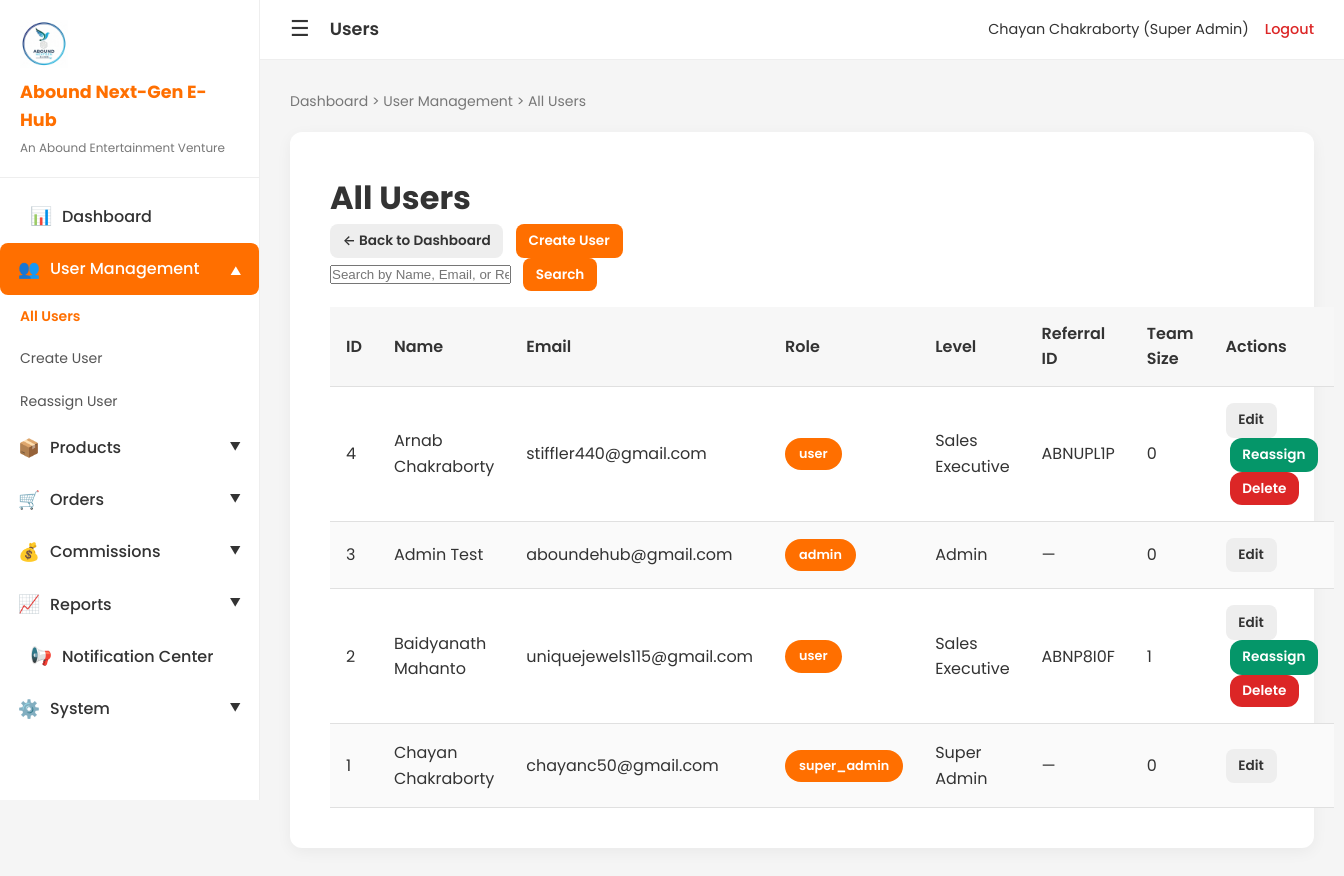
Page /admin-users (signed in) on the committed database.
### app.py (models this page shows, shortened)
class User(db.Model):
    id = db.Column(db.Integer, primary_key=True)
    username = db.Column(db.String(80), unique=True, nullable=False)
    email = db.Column(db.String(120), unique=True, nullable=False)
    password_hash = db.Column(db.String(255), nullable=False)
    full_name = db.Column(db.String(100), nullable=False)
    user_level = db.Column(db.Integer, default=1)  # 1-10 for sales; 0/None = admin/super_admin (no level)
    parent_id = db.Column(db.Integer, db.ForeignKey('user.id'), nullable=True)
    referral_id = db.Column(db.String(12), unique=True, nullable=True)  # ABN + 5 chars
    created_at = db.Column(db.DateTime, default=datetime.utcnow)
    is_active = db.Column(db.Boolean, default=True)
    user_status = db.Column(db.String(20), default='active')  # active, inactive, suspended
    is_admin = db.Column(db.Boolean, default=False)  # Legacy
    user_role = db.Column(db.String(20), default='user')  # user, admin, super_admin
    phone = db.Column(db.String(20), nullable=True)
    address = db.Column(db.String(255), nullable=True)
    position = db.Column(db.String(80), nullable=True)
    children = db.relationship('User', backref=db.backref('parent', remote_side=[id]), lazy='dynamic')
    def get_all_descendants(self):
        descendants = []
        for child in self.children:
            if getattr(child, 'user_role', None) == 'user':
                descendants.append(child)
                descendants.extend(child.get_all_descendants())
        return descendants
    @property
    def level_name(self):
        r = getattr(self, 'user_role', None)
        if r == 'super_admin':
            return 'Super Admin'
        if r == 'admin':
            return 'Admin'
        for lvl, name in hierarchy_config.LEVELS:
            if lvl == self.user_level:
                return name
        return hierarchy_config.LEVELS[0][1]  # Sales Executive
    @property
    def is_super_admin(self):
        return getattr(self, 'user_role', None) == 'super_admin'
    @property
    def is_admin_role(self):
        r = getattr(self, 'user_role', None)
        return r in ('admin', 'super_admin')
    @property
    def is_sales_user(self):
        return getattr(self, 'user_role', None) == 'user'

### app.py (the view)
@app.route('/admin/users')
@app.route('/admin-users')
@require_super_admin
def admin_users():
    q = User.query
    search = request.args.get('search', '').strip()
    if search:
        q = q.filter(or_(User.full_name.ilike(f'%{search}%'), User.email.ilike(f'%{search}%'), User.referral_id.ilike(f'%{search}%')))
    users = q.order_by(User.created_at.desc()).all()
    return render_template('admin/users.html', users=users, search=search)

### app.py (called while the page is built)
def get_logo_url():
    img_dir = app.config['UPLOAD_FOLDER']
    if not os.path.isdir(img_dir):
        return None
    for ext in ['png', 'jpg', 'jpeg', 'webp', 'svg', 'gif']:
        path = os.path.join(img_dir, f'logo.{ext}')
        if os.path.isfile(path):
            return url_for('static', filename=f'images/logo.{ext}')
    return None

def get_director_profile_url():
    img_dir = app.config['UPLOAD_FOLDER']
    if not os.path.isdir(img_dir):
        return None
    for ext in ['png', 'jpg', 'jpeg', 'webp']:
        path = os.path.join(img_dir, f'director-profile.{ext}')
        if os.path.isfile(path):
            return url_for('static', filename=f'images/director-profile.{ext}')
    return None

def get_director_signature_url():
    img_dir = app.config['UPLOAD_FOLDER']
    if not os.path.isdir(img_dir):
        return None
    for ext in ['png', 'jpg', 'jpeg', 'webp']:
        path = os.path.join(img_dir, f'director-signature.{ext}')
        if os.path.isfile(path):
            return url_for('static', filename=f'images/director-signature.{ext}')
    return None

@app.context_processor
def inject_globals():
    d = {
        'logo_url': get_logo_url(),
        'director_profile_url': get_director_profile_url(),
        'director_signature_url': get_director_signature_url(),
        'app_url': app.config['APP_URL']
    }
    if 'user_id' in session:
        u = User.query.get(session['user_id'])
        d['is_admin'] = u.is_admin_role if u else False
        d['is_super_admin'] = u.is_super_admin if u else False
        d['current_user'] = u
    else:
        d['is_admin'] = False
        d['is_super_admin'] = False
        d['current_user'] = None
    return d

@app.before_request
def check_user_active():
    if 'user_id' not in session or request.endpoint in (None, 'logout', 'login'):
        return
    user = User.query.get(session.get('user_id'))
    if user and user.is_sales_user and not user.is_user_active:
        session.clear()
        flash('Your account is inactive. Please contact administrator.', 'error')
        return redirect(url_for('login'))

### templates/admin/users.html (shortened to what this page needs)
{% extends "base.html" %}
{% block topbar_title %}Users{% endblock %}
{% block breadcrumb %}<a href="{{ url_for('admin_dashboard') }}">Dashboard</a> > User Management > All Users{% endblock %}
{% block content %}
<div class="admin-page">
    <h1>All Users</h1>
    <p>
        <a href="{{ url_for('admin_dashboard') }}" class="btn btn-secondary btn-sm">← Back to Dashboard</a>
        <a href="{{ url_for('admin_user_create') }}" class="btn btn-primary btn-sm" style="margin-left: 0.5rem;">Create User</a>
    </p>
    <form method="GET" class="search-form" style="margin-bottom: 1rem;">
        <input type="text" name="search" value="{{ search or '' }}" placeholder="Search by Name, Email, or Referral ID">
        <button type="submit" class="btn btn-primary btn-sm">Search</button>
    </form>
    <div class="table-responsive">
    <table class="admin-table">
        <thead>
            <tr>
                <th>ID</th>
                <th>Name</th>
                <th>Email</th>
                <th>Role</th>
                <th>Level</th>
                <th>Referral ID</th>
                <th>Team Size</th>
                <th>Actions</th>
            </tr>
        </thead>
        <tbody>
            {% for u in users %}
            <tr id="user-row-{{ u.id }}">
                <td>{{ u.id }}</td>
                <td>{{ u.full_name }}</td>
                <td>{{ u.email }}</td>
                <td><span class="badge">{{ u.user_role or 'user' }}</span></td>
                <td>{{ u.level_name }}</td>
                <td>{{ u.referral_id or '—' }}</td>
                <td>{{ u.get_all_descendants()|length }}</td>
                <td>
                    <a href="{{ url_for('admin_user', user_id=u.id) }}" class="btn btn-secondary btn-sm">Edit</a>
                    {% if u.user_role == 'user' %}
                    <a href="{{ url_for('admin_reassign_user', user_id=u.id) }}" class="btn btn-sm" style="background:#059669;color:white; margin-left: 0.25rem;">Reassign</a>
                    <button type="button" class="btn btn-sm" style="background:#dc2626;color:white; margin-left: 0.25rem;" onclick="openDeleteModal({{ u.id }}, '{{ u.full_name | e }}')">Delete</button>
                    {% endif %}
                </td>
            </tr>
            {% endfor %}
        </tbody>
    </table>
    </div>
</div>
{% endblock %}

### templates/base.html (shortened to what this page needs)
<!DOCTYPE html>
<html lang="en">
<head>
    <link rel="stylesheet" href="{{ url_for('static', filename='css/style.css') }}?v=3">
</head>
<body class="{% if 'user_id' in session %}internal-layout{% endif %}">
    {% if 'user_id' in session %}
    <aside class="app-sidebar" id="app-sidebar">
        <div class="sidebar-header">
            {% if logo_url %}<img src="{{ logo_url }}" alt="Logo" class="sidebar-logo">{% endif %}
            <h2 class="sidebar-brand">Abound Next-Gen E-Hub</h2>
            <span class="sidebar-subtitle">An Abound Entertainment Venture</span>
        </div>
        <nav class="sidebar-nav">
            {% if is_admin %}
            <div class="sidebar-menu">
                <a href="{{ url_for('admin_dashboard') }}" class="sidebar-item {% if request.endpoint == 'admin_dashboard' %}active{% endif %}">
                    <span class="sidebar-icon">📊</span> Dashboard
                </a>
            </div>
            {% if is_super_admin %}
            <div class="sidebar-accordion" data-menu="users">
                <div class="sidebar-item accordion-toggle {% if request.endpoint in ['admin_users','admin_user','admin_user_create','admin_reassign_user'] %}active{% endif %}">
                    <span class="sidebar-icon">👥</span> User Management
                    <span class="accordion-arrow">▼</span>
                </div>
                <div class="accordion-content">
                    <a href="{{ url_for('admin_users') }}" class="sidebar-subitem {% if request.endpoint == 'admin_users' %}active{% endif %}">All Users</a>
                    <a href="{{ url_for('admin_user_create') }}" class="sidebar-subitem {% if request.endpoint == 'admin_user_create' %}active{% endif %}">Create User</a>
                    <a href="{{ url_for('admin_reassign_user') }}" class="sidebar-subitem {% if request.endpoint == 'admin_reassign_user' %}active{% endif %}">Reassign User</a>
                </div>
            </div>
            {% endif %}
            <div class="sidebar-accordion" data-menu="products">
                <div class="sidebar-item accordion-toggle {% if request.endpoint in ['admin_products','admin_product_add','admin_product_edit'] %}active{% endif %}">
                    <span class="sidebar-icon">📦</span> Products
                    <span class="accordion-arrow">▼</span>
                </div>
            </div>
            <div class="sidebar-accordion" data-menu="orders">
                <div class="sidebar-item accordion-toggle {% if request.endpoint == 'admin_orders' %}active{% endif %}">
                    <span class="sidebar-icon">🛒</span> Orders
                    <span class="accordion-arrow">▼</span>
                </div>
            </div>
            <div class="sidebar-accordion" data-menu="commissions">
                <div class="sidebar-item accordion-toggle {% if request.endpoint in ['admin_commissions','admin_wallets'] %}active{% endif %}">
                    <span class="sidebar-icon">💰</span> Commissions
                    <span class="accordion-arrow">▼</span>
                </div>
            </div>
            {% if is_super_admin %}
            <div class="sidebar-accordion" data-menu="reports">
                <div class="sidebar-item accordion-toggle">
                    <span class="sidebar-icon">📈</span> Reports
                    <span class="accordion-arrow">▼</span>
                </div>
            </div>
            <div class="sidebar-menu">
                <a href="{{ url_for('admin_notifications') }}" class="sidebar-item {% if request.endpoint == 'admin_notifications' %}active{% endif %}">
                    <span class="sidebar-icon">📢</span> Notification Center
                </a>
            </div>
            <div class="sidebar-accordion" data-menu="system">
                <div class="sidebar-item accordion-toggle {% if request.endpoint in ['admin_activity_logs','admin_tree_health','admin_recalculate_commission','email_test'] %}active{% endif %}">
                    <span class="sidebar-icon">⚙️</span> System
                    <span class="accordion-arrow">▼</span>
                </div>
            </div>
            {% endif %}
            {% endif %}
        </nav>
    </aside>
    <div class="app-main">
        <header class="app-topbar">
            <div class="topbar-left">
                <button type="button" class="hamburger-btn" id="hamburger-btn" aria-label="Toggle menu">☰</button>
                <span class="topbar-title">{% block topbar_title %}Dashboard{% endblock %}</span>
            </div>
            <div class="topbar-user">
                <span class="topbar-name">{{ current_user.full_name if current_user else session.username }} ({{ current_user.level_name if current_user else session.get('level_name', 'Sales Executive') }})</span>
                <a href="{{ url_for('logout') }}" class="topbar-logout">Logout</a>
            </div>
        </header>
        <div class="app-content">
            <nav class="app-breadcrumb">{% block breadcrumb %}{% endblock %}</nav>
            <div class="main-page-card">
                {% block content %}{% endblock %}
            </div>
        </div>
    </div>
    {% endif %}
</body>
</html>

### rows in the picture
User: full_name "Chayan Chakraborty", user_role "Super Admin", id "1", email "chayanc50@gmail.com", user_role "super_admin", level_name "Super Admin", referral_id "—", get_all_descendants|length "0"
User: id "4", full_name "Arnab Chakraborty", email "stiffler440@gmail.com", user_role "user", level_name "Sales Executive", referral "ABNUPL1P", get_all_descendants|length "0"
User: id "3", full_name "Admin Test", email "aboundehub@gmail.com", user_role "admin", level_name "Admin", referral_id "—", get_all_descendants|length "0"
User: id "2", full_name "Baidyanath Mahanto", email "uniquejewels115@gmail.com", user_role "user", level_name "Sales Executive", referral "ABNP8I0F", get_all_descendants|length "1"
